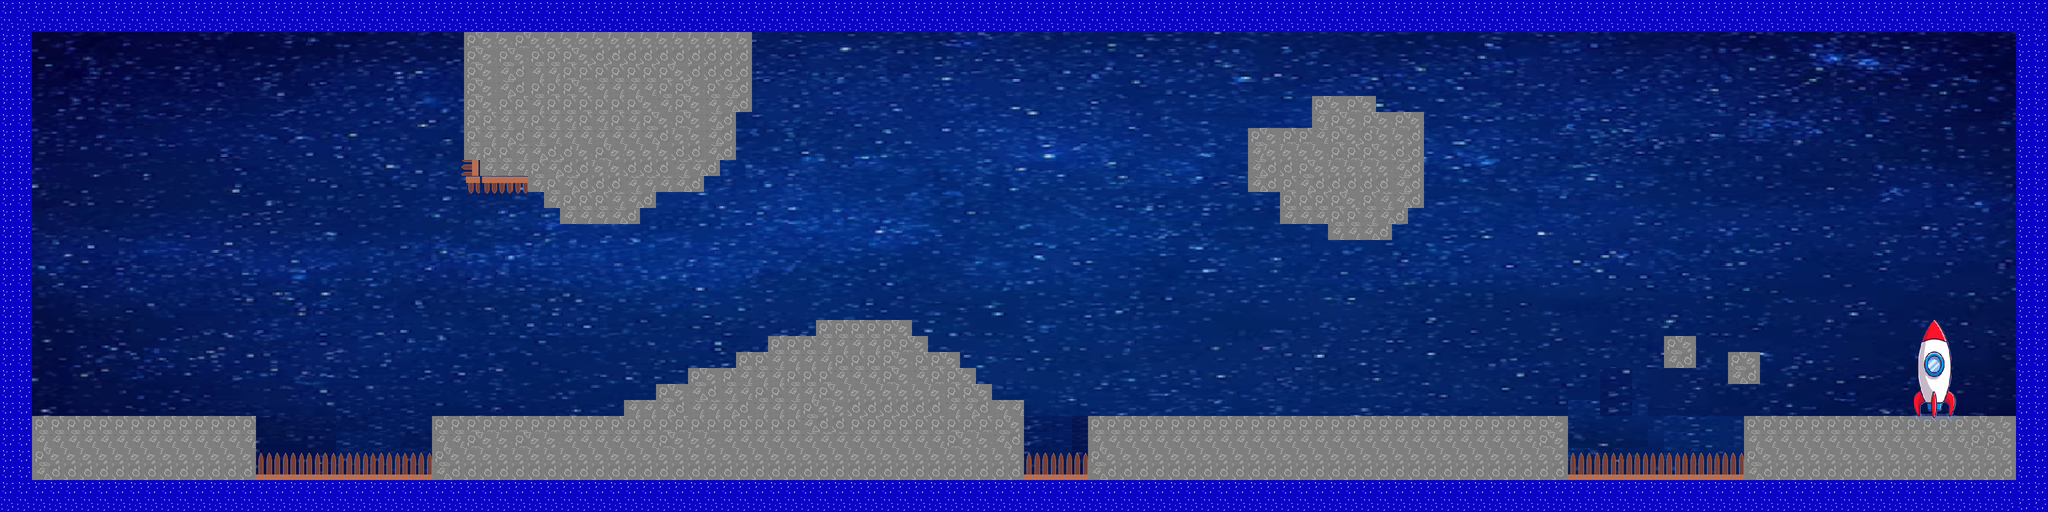

This is a level from a 2D game, rendered from its Tiled map with the project's own tilesets. A one-line summary and the map file follow, with tile-layer data summarised:
An orthogonal 128x32 tile map with 32x32 px tiles, 5 tile layers (fond, obstacles, sol, fusee, ...) and 30 objects (18x sol, 4x pieu, 2x obstacle, point_apparition, point_arrivee).

<map version="1.10" tiledversion="1.11.2" orientation="orthogonal" renderorder="right-down" width="128" height="32" tilewidth="32" tileheight="32" infinite="0" nextlayerid="20" nextobjectid="86">
 <tileset firstgid="1" source="jeu-tuile.tsx" />
 <layer id="1" name="fond" width="128" height="32">
  <data>[4096 cells, 4096 non-empty, 3031 distinct tile ids]</data>
 </layer>
 <layer id="15" name="obstacles" class="obstacles" width="128" height="32">
  <data>[4096 cells, 262 non-empty, 19 distinct tile ids]</data>
 </layer>
 <layer id="12" name="sol" class="sol" width="128" height="32">
  <data>[4096 cells, 541 non-empty, 23 distinct tile ids]</data>
 </layer>
 <objectgroup id="2" name="point_apparition">
  <object id="1" name="point_apparition" x="110" y="825">
   <point />
  </object>
 </objectgroup>
 <objectgroup id="11" name="bordure" class="bordures">
  <object id="18" x="2.66667" y="0" width="61.3333" height="1022.67" />
  <object id="19" x="4" y="962.667" width="4090.67" height="57.3333" />
  <object id="20" x="4034.67" y="0" width="62.6667" height="1021.33" />
  <object id="21" x="0" y="2.66667" width="4094.67" height="60" />
 </objectgroup>
 <objectgroup id="17" name="obj_sol" class="sol">
  <object id="31" name="sol_1" type="sol" x="65.3333" y="830.667" width="449.333" height="132" />
  <object id="32" name="sol_2" type="sol" x="868" y="832" width="1178.67" height="129.333" />
  <object id="37" name="sol_4" type="sol" x="2176" y="832" width="960" height="129" />
  <object id="39" name="sol_6" type="sol" x="3329" y="672" width="63" height="66" />
  <object id="40" name="sol_7" type="sol" x="3457" y="703" width="62" height="65" />
  <object id="41" name="sol_8" type="sol" x="3488" y="833" width="547" height="130" />
  <object id="65" type="sol" x="1471" y="701" width="65" height="132" />
  <object id="66" type="sol" x="1536" y="671" width="98" height="162" />
  <object id="67" type="sol" x="1633" y="638" width="189" height="196" />
  <object id="68" type="sol" x="1822" y="671" width="35" height="161" />
  <object id="69" type="sol" x="1859" y="705" width="59" height="128" />
  <object id="70" type="sol" x="1917" y="738" width="33" height="93" />
  <object id="71" type="sol" x="1948" y="764" width="37" height="71" />
  <object id="72" type="sol" x="1983" y="798" width="32" height="38" />
  <object id="79" name="sol_5" type="sol" x="2496" y="257">
   <polygon points="0,0 128,-0.333333 128.5,-65 255.5,-65.5 255,-32.5 351,-32.5 198,45" />
  </object>
  <object id="80" type="sol" x="1374.67" y="733.333" width="98.6667" height="98.6667" />
  <object id="81" type="sol" x="1312" y="765.333" width="64" height="66.6667" />
  <object id="82" type="sol" x="1248" y="797.333" width="61.3333" height="34.6667" />
 </objectgroup>
 <objectgroup id="18" name="obj_obstacle" class="obstacles">
  <object id="51" name="obs_1" type="obstacle" x="928" y="64">
   <polygon points="0,0 0,256 29.3333,256 30.6667,285.333 124,285.333 124,318.667 158.667,318.667 158.667,348 192,348 192,380 346.667,381.333 346.667,350.667 381.333,350.667 381.333,317.333 477.333,318.667 477.333,289.333 510.667,289.333 508,258.667 544,257.333 542.667,161.333 573.333,161.333 572,1.33333" />
  </object>
  <object id="77" name="obs_2" type="obstacle" x="2495" y="259">
   <polygon points="0,0 -1,124 64,123 64,188 160,190 162,221 288,220 288,190 321,190 320,158 353,157 352,-34 199,43" />
  </object>
 </objectgroup>
 <objectgroup id="16" name="obj_pieux" class="pieux">
  <object id="26" name="pieu_1" type="pieu" x="515.333" y="901.333" width="349.333" height="59.3333" />
  <object id="27" name="pieu_2" type="pieu" x="2048" y="902" width="129.333" height="60" />
  <object id="28" name="pieu_3" type="pieu" x="3135.33" y="902" width="354" height="57.3333" />
  <object id="85" name="pieu_4" type="pieu" x="918.667" y="322.667">
   <polygon points="0,0 1.33333,36 9.33333,41.3333 13.3333,64 137.333,65.3333 136,29.3333 41.3333,26.6667 41.3333,-2.66667" />
  </object>
 </objectgroup>
 <layer id="13" name="fusee" width="128" height="32">
  <data>[4096 cells, 28 non-empty, 28 distinct tile ids]</data>
 </layer>
 <layer id="14" name="pieux" class="pieux" width="128" height="32">
  <data>[4096 cells, 62 non-empty, 10 distinct tile ids]</data>
 </layer>
 <objectgroup id="19" name="point_arrivee" class="point_arrivee">
  <object id="75" name="point_arrivee" x="3866" y="732">
   <point />
  </object>
 </objectgroup>
</map>